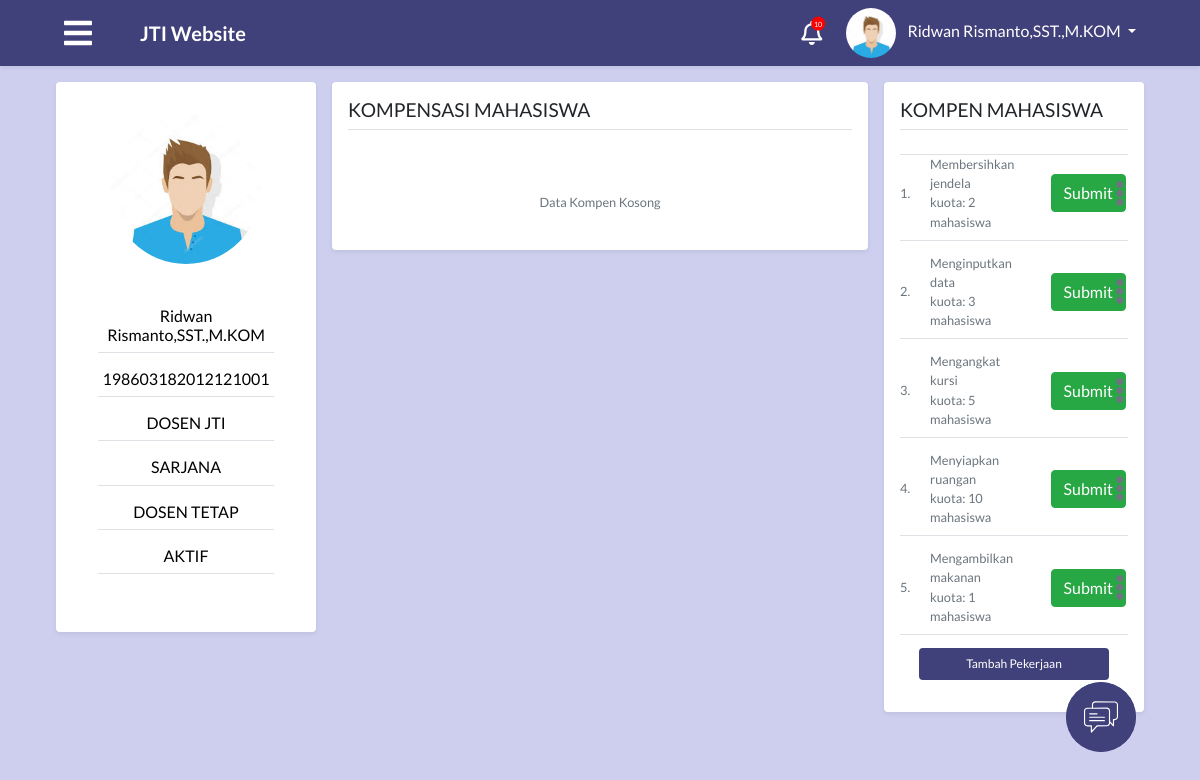
The app's page /module/index.php?module=kompenAbsen (signed in), older data.
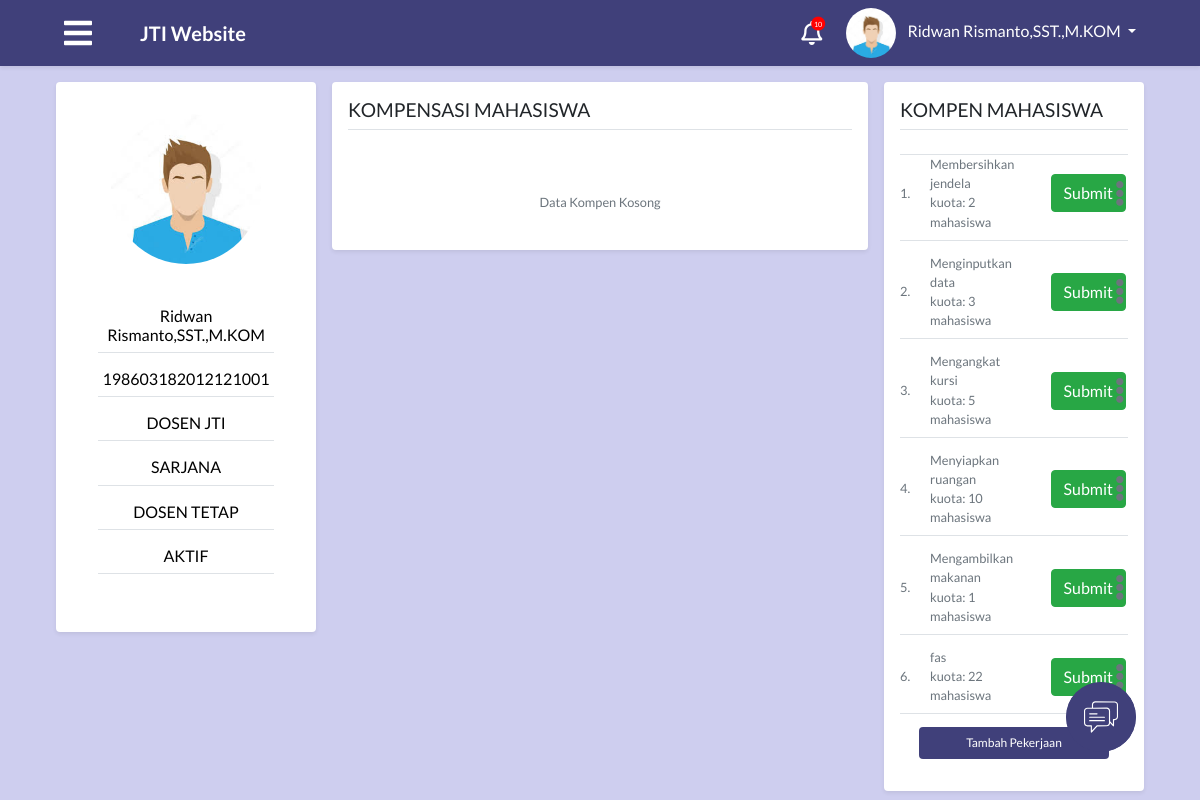
The same page, newer data.
### tables this page shows
CREATE TABLE `tabel_dosen` (
  `id_dosen` int(30) NOT NULL,
  `nip` varchar(50) NOT NULL,
  `nama` varchar(200) NOT NULL,
  `alamat` text,
  `jenis_kelamin` enum('laki-laki','perempuan') NOT NULL,
  `tempat_lahir` varchar(50) DEFAULT NULL,
  `tanggal_lahir` date DEFAULT NULL,
  `foto` text,
  `id_user` int(11) NOT NULL,
  `waktu_tambah` timestamp NOT NULL DEFAULT CURRENT_TIMESTAMP,
  `waktu_edit` datetime NOT NULL
);

CREATE TABLE `tabel_task` (
  `id_task` int(11) NOT NULL,
  `pekerjaan` text NOT NULL,
  `kuota` int(11) NOT NULL,
  `id_dosen` int(11) NOT NULL,
  `status` enum('0','1') NOT NULL DEFAULT '1'
);

### process/proses_dosenKompen.php (called while the page is built, shortened)
<?php
function tampilDataProfilDosen($con, $idUser)
{
  $tampilProfilDosen="SELECT * FROM tabel_dosen td INNER JOIN tabel_user tu
    ON tu.username = td.nip where tu.id_user = '$idUser'";
    $resultTampilProfilDosen=mysqli_query($con, $tampilProfilDosen);
    return $resultTampilProfilDosen;
}
    ?>
    <?php
   function tampilTaskDosen($con, $idUser){
    $queryTask = "SELECT tt.id_task, tt.pekerjaan, tt.kuota FROM tabel_task tt INNER JOIN tabel_dosen td
                  ON tt.id_dosen = td.id_dosen WHERE td.id_user = '$idUser'";
    $resultQueryTask = mysqli_query($con, $queryTask);
    return $resultQueryTask;
   }
?>

### module/dosen/dosenKompen.php (the view, shortened to what the changed rows need)
<?php
include "../config/connection.php";
include "../process/proses_dosenKompen.php";
?>
<main role="main" class="container-fluid" id="dosenKompen">
  <link rel="stylesheet" href="../css/dosen.css">
  <div class="row">
    <div class="col-md-3 p-0 ">
      <div class="sticky-sidebar sticky-top">
        <div class="m-2 p-3 bg-white rounded shadow-sm">
          <div class="media text-muted pt-3">
            <div class="media-body pb-3 mb-0 small lh-125">
              <div class="isi">
              <?php
                  $resultTampilProfilDosen=tampilDataProfilDosen($con, $idUser);
                if (mysqli_num_rows($resultTampilProfilDosen) > 0){
                  while ($row = mysqli_fetch_assoc($resultTampilProfilDosen)) {
              ?>
                <div class="d-flex justify-content-center">
                  <img src="../attachment/img/<?php echo ($row['foto'] == null)? 'avatar.jpeg' : $row['foto'] ; ?>" alt="dosen"
                    style="width:150px;height:150px;border-radius:50%;">
                </div>
                <div class="data-dosen text-center">
                  <h6 class="detail-dosen border-bottom border-gray pb-2 mb-0"><?= $row["nama"]?></h6>
                  <h6 class="detail-dosen border-bottom border-gray pb-2 mb-0"><?= $row["nip"]?></h6>
                  <h6 class="detail-dosen border-bottom border-gray pb-2 mb-0">DOSEN JTI</h6>
                  <h6 class="detail-dosen border-bottom border-gray pb-2 mb-0">SARJANA</h6>
                  <h6 class="detail-dosen border-bottom border-gray pb-2 mb-0">DOSEN TETAP</h6>
                  <h6 class="detail-dosen border-bottom border-gray pb-2 mb-0">AKTIF</h6>
                </div>
              </div>
              <?php
                }
              }
              ?>
            </div>
          </div>
        </div>
      </div>
    </div>
    <div class="col-md-3 p-2">
      <div class="sticky-sidebar sticky-top">
        <div class="kompen-bar m-0 p-3 bg-white rounded shadow-sm my-auto">
          <div class="media text-muted pt-3">
            <div class="media-body pb-3 mb-0 small">
              <div class="col-12 p-0 data-kompen-ada scrollbar">
            <?php
              $resultQueryTask= tampilTaskDosen($con, $idUser);
              if (mysqli_num_rows($resultQueryTask) > 0) {
                $index=1;
                while ($row = mysqli_fetch_assoc($resultQueryTask)) {
            ?>
                <form action="">
                  <div class="row">
                    <div class="col-md-12">
                      <div class="row">
                        <div class="col-md-7">
                          <div class="row">
                            <div class="col-md-1 my-auto">
                            <?= $index ?>.
                            </div>
                            <div class="col-md-9">
                              <div class="row">
                                <div class="col-md-12">
                                  <?= $row["pekerjaan"]?>
                                </div>
                              </div>
                              <div class="row">
                                <div class="col-md-12">
                                  kuota: <?= $row["kuota"]?> mahasiswa
                                </div>
                              </div>
                            </div>
                          </div>
                        </div>
                        <div class="col-md-3 my-auto">
                          <button type="submit" class="btn btn-success kompen-submit-btn">Submit</button>
                        </div>
                        <div class="col-md-auto my-auto">
                          <div class="dropdown">
                            <a data-toggle="dropdown"><i class="fa fa-ellipsis-v fa-2x waves-effect"></i></a>
                          </div>
                        </div>
                      </div>
                    </div>
                  </div>
                  <div class="border-bottom border-gray pb-2 mb-0"> </div>
                </form>
            <?php
                $index++;
                }
              }
            ?>
              </div>
            </div>
          </div>
        </div>
      </div>
    </div>
  </div>
  </div>

### module/index.php (shortened to what the changed rows need)
<?php
include "../process/proses_modalPengaturan.php";
if (isset($_SESSION["id"])) {
  $level = $_SESSION['level'];
  $idUser = $_SESSION['id'];
} else {
  $message = "Login terlebih dahulu!";
  echo ("<script LANGUAGE='JavaScript'>
    window.alert('$message');
    window.location.href='../';
    </script>");
}
?>
<?php
switch ($level) {
  case 'dosen':
    $queryUser = "SELECT a.*, b.* FROM tabel_user a, tabel_dosen b WHERE a.id_user=$idUser and a.id_user=b.id_user";
    $resultUser = mysqli_query($con, $queryUser);
    $rowUser = mysqli_fetch_assoc($resultUser);
    $namaUser = $rowUser["nama"];
    break;
}
?>
<!DOCTYPE html>
<html>
<head>
  <?php
  include "../config/styles.php";
  ?>
</head>
<body>
  <nav class="app-navbar navbar navbar-expand-md navbar-dark bg-blue shadow-sm sticky-top mb-2">
    <div class="collapse navbar-collapse" id="navbarCollapse">
      <div class="dropdown mr-5">
        <img class="dropdown-toggle nav-profile-photo ml-4 " src="../attachment/img/<?php echo ($rowUser['foto'] == null) ? 'avatar.jpeg' : $rowUser['foto']; ?>" data-toggle="dropdown" aria-haspopup="true" aria-expanded="false" style="width:50px;height:50px;border-radius:50%;">
        <a href="#" class="dropdown-toggle ml-2 profile-link" id="dropdownMenuButton" data-toggle="dropdown" aria-haspopup="true" aria-expanded="false"><?php echo ($namaUser); ?>&nbsp;<b class="caret"></b></a>
      </div>
    </div>
  </nav>
  <div class="container-fluid px-5">
    <?php
    $module = $_GET["module"];
    if ($level == "mahasiswa") {
      switch ($module) {
        case "home":
          include "mahasiswa/home.php";
          break;
        case "kompenAbsen":
          include "mahasiswa/kompenAbsen.php";
          break;
        case "coba":
          include "mahasiswa/coba.php";
          break;
        case "krs":
          include "mahasiswa/krs.php";
          break;
        case "jadwal":
          include "mahasiswa/jadwal.php";
          break;
        case "nilai":
          include "mahasiswa/nilai.php";
          break;
        case "nilaiError":
          include "mahasiswa/nilaiError.php";
          break;
        case "kelasKosong":
          include "mahasiswa/kelasKosong.php";
          break;
        case "notifikasi":
          include "notifikasi.php";
          break;
        default:
          include "404.php";
      }
    } else if ($level == "dosen") {
      switch ($module) {
        case "kompenAbsen":
          include "dosen/dosenKompen.php";
          break;
      }
    } else if ($level == "admin") {
      switch ($module) {
        case "home":
          include "admin/home.php";
          break;
        case "ruang":
          include "admin/ruang/ruangan.php";
          break;
        case "khs":
          include "admin/khs/khs.php";
          break;
        case "khsLihat":
          include "admin/khs/khsLihat.php";
          break;
        case "dataDosen":
          include "admin/dosen/dataDosen.php";
          break;
        case "dataMahasiswa":
          include "admin/mahasiswa/dataMahasiswa.php";
          break;
        case "mataKuliah":
          include "admin/matakuliah/mataKuliah.php";
          break;
        case "krs":
          include "admin/krs/krsAdmin.php";
          break;
        case "krsPerKelas":
          include "admin/krs/krsPerKelas.php";
          break;
        case "dataJadwalKuliah":
          include "admin/jadwal/dataJadwalKuliah.php";
          break;
        case "beasiswa":
          include "admin/mahasiswa/beasiswa.php";
          break;
        case "eComplain":
          include "admin/eComplain/eComplain.php";
          break;
        case "beritaPengumuman":
          include "admin/berita/beritaPengumuman.php";
          break;
        case "kuisioner":
          include "admin/kuisioner/kuisioner.php";
          break;
        case "kriteriaKuisioner":
          include "admin/kuisioner/kriteriaKuisioner.php";
          break;
        case "absenKompen":
          include "admin/absen & kompen/absenKompen.php";
          break;
        case "kelas":
          include "admin/kelas/kelas.php";
          break;
        case "notifikasi":
          include "notifikasi.php";
          break;
        default:
          include "404.php";
      }
    }
      ?>
</body>
</html>

Row changes from the older to the newer data that the page shows:
added tabel_task: pekerjaan "fas", kuota "22"
